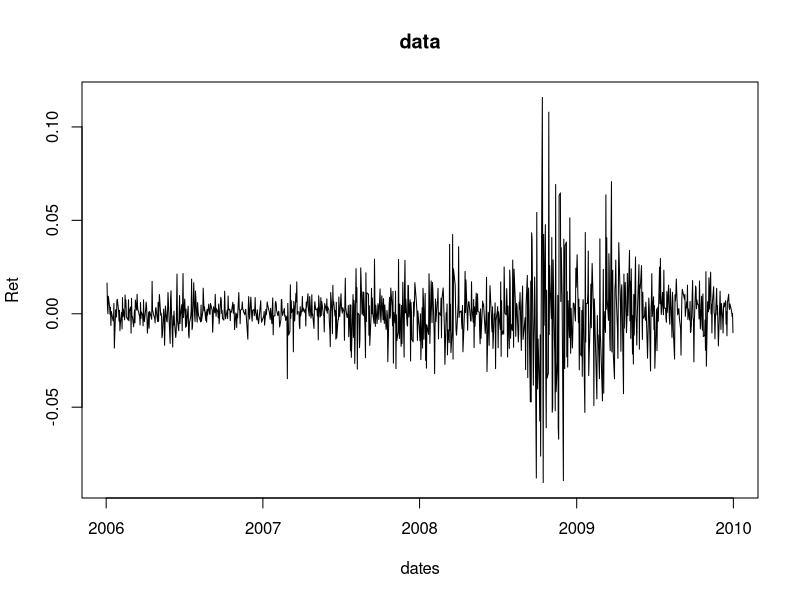
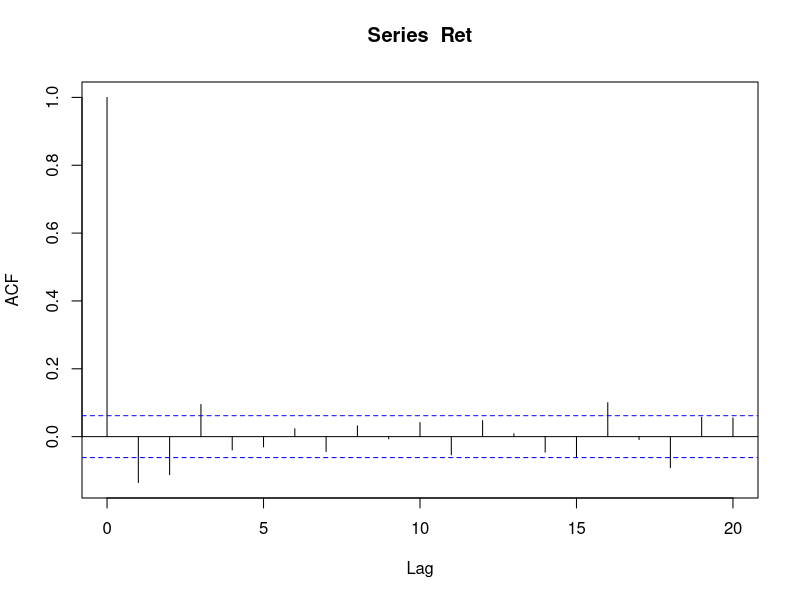
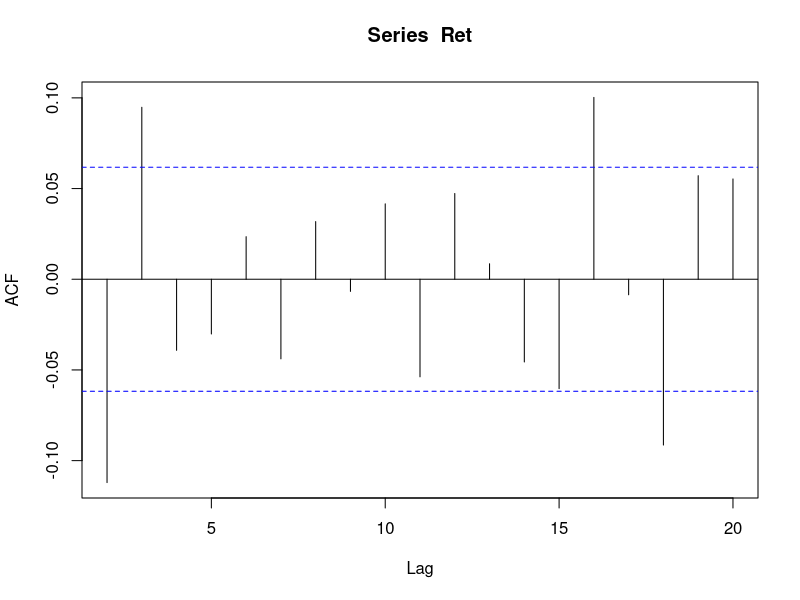
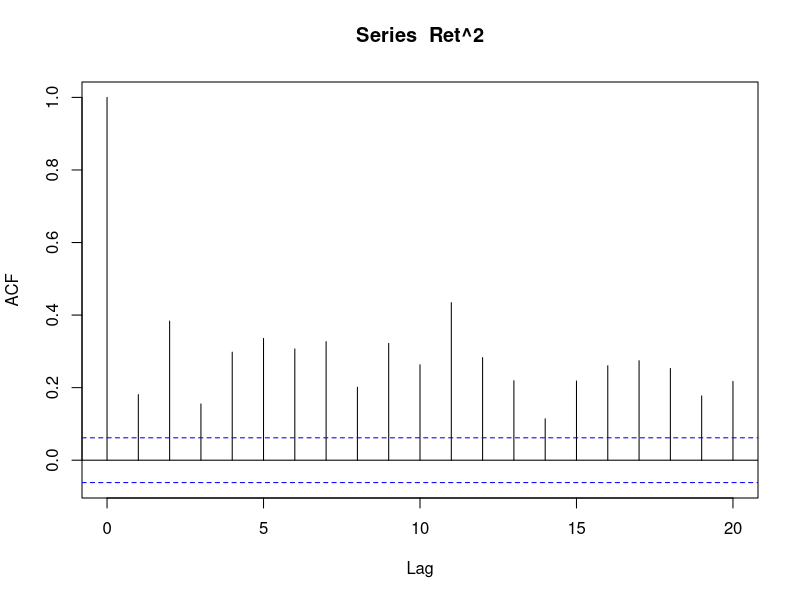
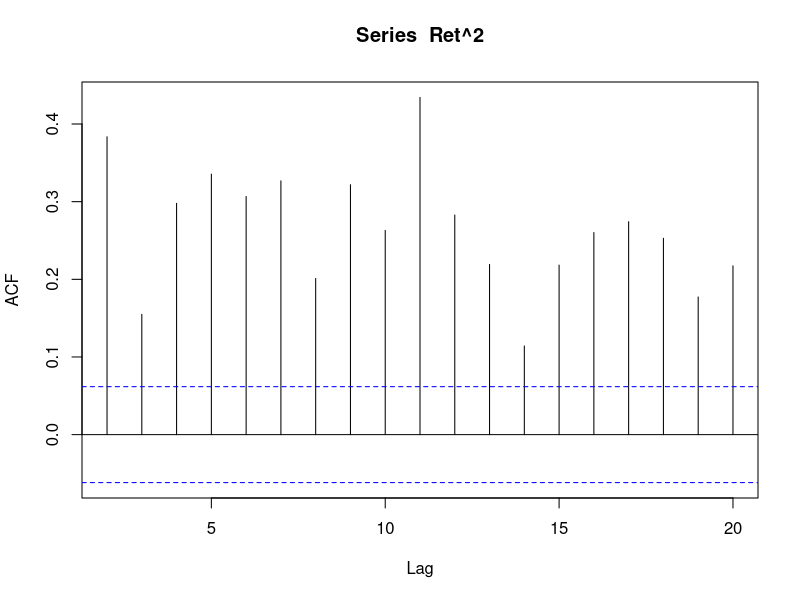
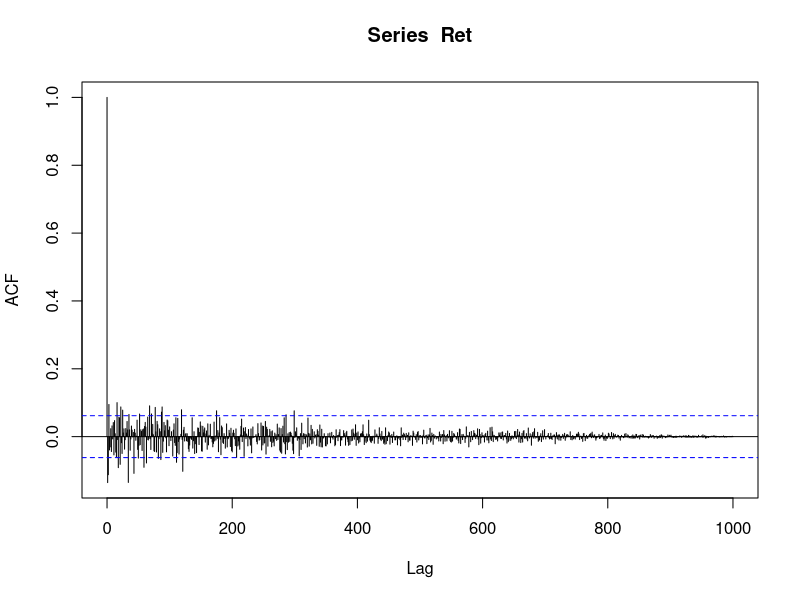
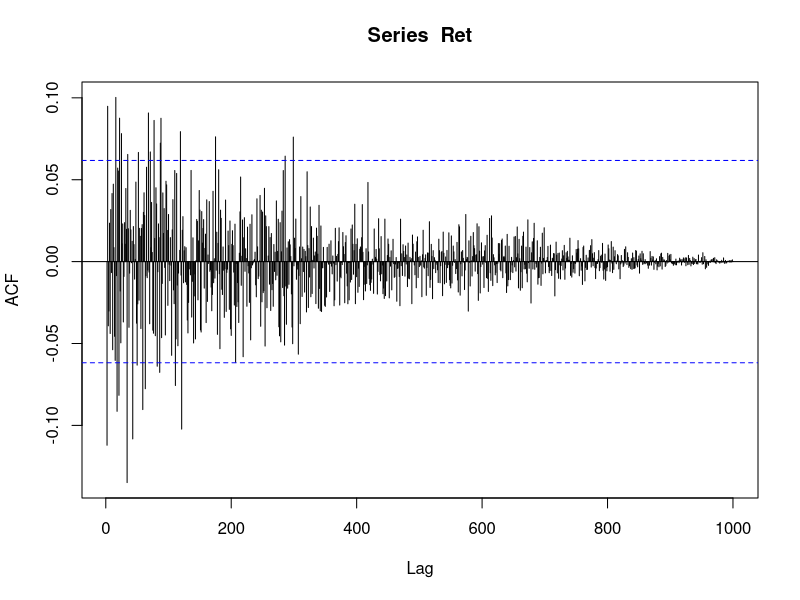
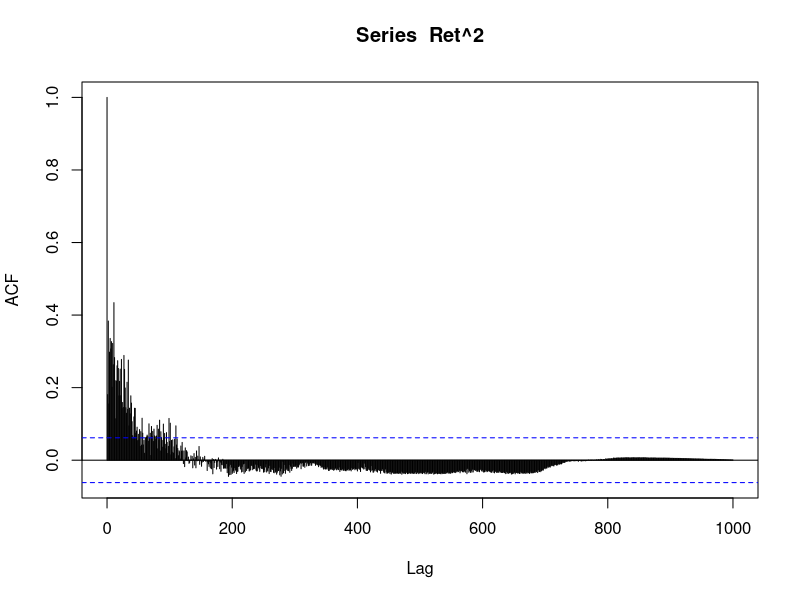

Source code (R) for these figures, in order: (Note: this script raises an error after producing the figures.)
library(reshape2)
library(lubridate)
library(tseries)
library(MASS,stats)
library(car)

data <- read.csv("SP500.csv")
head(data)

Ret <- data$sprtrn
dates <- ymd(data$caldt)

plot(dates, Ret, type = "l", main = "data")
# plot(Y$date, Y$JPM, type = "l", main = "Compound returns for JP Morgan", 
#     ylab = "Returns", xlab = "Date", col = "red")

tseries::jarque.bera.test(Ret)

para = 20
q = acf(Ret,para)
plot(q[2:para])
q = acf(Ret^2,para)
plot(q[2:para])
b = Box.test(Ret,lag=para+1,type="Ljung-Box")
print(b)

para = 1000
q = acf(Ret,para)
plot(q[2:para])
q = acf(Ret^2,para)
plot(q[2:para])
b = Box.test(Ret,lag=para+1,type="Ljung-Box")
print(b)

qqPlot(Ret, distribution = "norm", envelope = FALSE)

# 2 degrees of freedom
qqPlot(Ret, distribution = "t", df = 2, envelope = FALSE,
      main = "2 Degrees of Freedom")

# 3 degrees of freedom
qqPlot(Ret, distribution = "t", df = 3, envelope = FALSE,
      main = "3 Degrees of Freedom")

# 4 degrees of freedom
qqPlot(Ret, distribution = "t", df = 4, envelope = FALSE,
      main = "4 Degrees of Freedom")

library(fGarch)

# p=get.hist.quote(instrument = "^gspc", start = "2005-01-01", end="2009-12-31",quote="AdjClose",quiet=T
# y=diff(log(p))*100
y = Ret
y=y-mean(y)
# garchFit(~garch(1,0), data = y, include.mean=FALSE)
# garchFit(~garch(4,0), data = y, include.mean=FALSE)
# garchFit(~garch(4,1), data = y, include.mean=FALSE)
# garchFit(~garch(1,1), data = y, include.mean=FALSE)
# garchFit(~garch(1,1), data = y, include.mean=FALSE, cond.dist="std",trace=F)
res=garchFit(~garch(1,1), data = y, include.mean=FALSE, cond.dist="sstd",trace=F)
res
plot(res)
